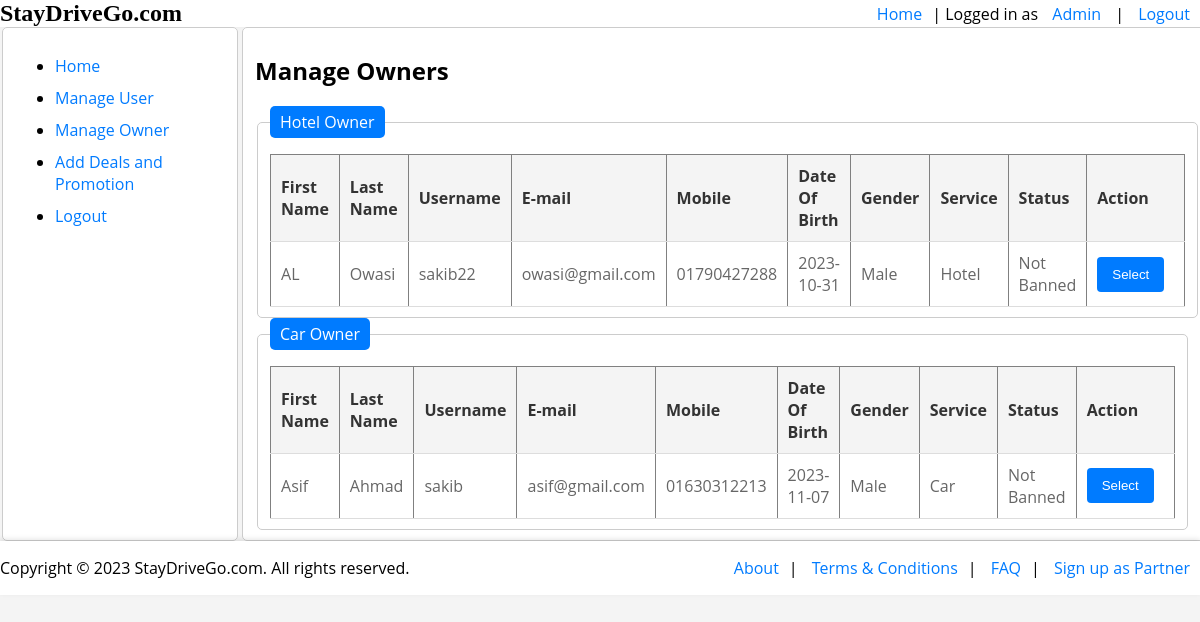
Screenshot of /view/manageowner.php (signed in) with the database file from the repository.
### tables this page shows
CREATE TABLE `registeruser` (
  `firstname` varchar(20) NOT NULL,
  `lastname` varchar(20) NOT NULL,
  `username` varchar(20) NOT NULL,
  `email` varchar(50) NOT NULL,
  `mobile` varchar(11) NOT NULL,
  `dob` date NOT NULL,
  `gender` varchar(10) NOT NULL,
  `password` varchar(50) NOT NULL,
  `usertype` varchar(10) NOT NULL DEFAULT 'User',
  `banstatus` int(1) NOT NULL DEFAULT 0
);

### Model/adminmodel.php (called while the page is built, shortened)
<?php
function gethotelOwnerInfo()
{
    $con = getConnection();
    $sql = "SELECT * FROM registeruser
    WHERE usertype = 'Hotel' ";
    $result = mysqli_query($con, $sql);
    $hotelowners = [];
    while ($row = mysqli_fetch_assoc($result)) {
        array_push($hotelowners, $row);
    }
    return $hotelowners;
}
function getcarOwnerInfo()
{
    $con = getConnection();
    $sql = "SELECT * FROM registeruser
    WHERE usertype = 'Car' ";
    $result = mysqli_query($con, $sql);
    $carowners = [];
    while ($row = mysqli_fetch_assoc($result)) {
        array_push($carowners, $row);
    }
    return $carowners;
}
?>

### View/manageowner.php (the view, shortened to what this page needs)
<?php
require_once('../Model/adminmodel.php');
$hotelownersinfo = gethotelOwnerInfo();
$carownersinfo = getcarOwnerInfo();
?>
<!DOCTYPE html>
<html lang="en">
<head>
    <link rel="stylesheet" type="text/css" href="../Asset/home.css">
</head>
<body>
    <?php include_once('header.php'); ?>
    <section style="display: flex;">
        <div style="width: 20%; display: flex; height: auto;">
            <?php include_once('menu.php') ?>
        </div>
        <div style="width: 80%;display: flex;height: auto;">
            <?php
            if (!empty($hotelownersinfo)) {
            ?>
                <fieldset style="width: 100%;">
                    <H1>Manage Owners</H1>
                    <fieldset style="width: 90%;">
                        <legend>Hotel Owner</legend>
                        <?php if (!empty($hotelownersinfo)) { ?>
                            <table border="1">
                                <tr>
                                    <th>
                                        First Name
                                    </th>
                                    <th>
                                        Last Name
                                    </th>
                                    <th>
                                        Username
                                    </th>
                                    <th>
                                        E-mail
                                    </th>
                                    <th>
                                        Mobile
                                    </th>
                                    <th>
                                        Date Of Birth
                                    </th>
                                    <th>
                                        Gender
                                    </th>
                                    <th>
                                        Service
                                    </th>
                                    <th>
                                        Status
                                    </th>
                                    <th>
                                        Action
                                    </th>
                                </tr>
                                <?php for ($i = 0; $i < count($hotelownersinfo); $i++) { ?>
                                    <tr>
                                        <td><?= $hotelownersinfo[$i]['firstname'] ?></td>
                                        <td><?= $hotelownersinfo[$i]['lastname'] ?></td>
                                        <td><?= $hotelownersinfo[$i]['username'] ?> <input type="hidden" id="uname" value="<?= $hotelownersinfo[$i]['username'] ?>"> </td>
                                        <td><?= $hotelownersinfo[$i]['email'] ?></td>
                                        <td><?= $hotelownersinfo[$i]['mobile'] ?></td>
                                        <td><?= $hotelownersinfo[$i]['dob'] ?></td>
                                        <td><?= $hotelownersinfo[$i]['gender'] ?></td>
                                        <td><?= $hotelownersinfo[$i]['usertype'] ?></td>
                                        <td> <?php
                                                if ($hotelownersinfo[$i]['banstatus'] == 0) {
                                                    echo "Not Banned";
                                                } else {
                                                    echo "Banned";
                                                }
                                                ?>
                                        <td>
                                            <a href="ownersinfo.php?uname=<?= $hotelownersinfo[$i]['username']  ?>"> <input type="button" value="Select"> </a>
                                        </td>
                                    </tr>
                                <?php } ?>
                            </table>
                    <?php } else {
                            echo 'No Hotel Owners';
                        }
                    } ?>
                    </fieldset>
                    <fieldset style="width: 90%">
                        <?php
                        if (!empty($carownersinfo)) {
                        ?>
                            <legend>Car Owner</legend>
                            <?php if (!empty($carownersinfo)) { ?>
                                <table border="1">
                                    <tr>
                                        <th>
                                            First Name
                                        </th>
                                        <th>
                                            Last Name
                                        </th>
                                        <th>
                                            Username
                                        </th>
                                        <th>
                                            E-mail
                                        </th>
                                        <th>
                                            Mobile
                                        </th>
                                        <th>
                                            Date Of Birth
                                        </th>
                                        <th>
                                            Gender
                                        </th>
                                        <th>
                                            Service
                                        </th>
                                        <th>
                                            Status
                                        </th>
                                        <th>
                                            Action
                                        </th>
                                    </tr>
                                    <?php for ($i = 0; $i < count($carownersinfo); $i++) { ?>
                                        <tr>
                                            <td><?= $carownersinfo[$i]['firstname'] ?></td>
                                            <td><?= $carownersinfo[$i]['lastname'] ?></td>
                                            <td><?= $carownersinfo[$i]['username'] ?></td>
                                            <td><?= $carownersinfo[$i]['email'] ?></td>
                                            <td><?= $carownersinfo[$i]['mobile'] ?></td>
                                            <td><?= $carownersinfo[$i]['dob'] ?></td>
                                            <td><?= $carownersinfo[$i]['gender'] ?></td>
                                            <td><?= $carownersinfo[$i]['usertype'] ?></td>
                                            <td> <?php
                                                    if ($carownersinfo[$i]['banstatus'] == 0) {
                                                        echo "Not Banned";
                                                    } else {
                                                        echo "Banned";
                                                    }
                                                    ?>
                                            </td>
                                            <td>
                                            <a href="ownersinfo.php?uname=<?= $carownersinfo[$i]['username']  ?>"> <input type="button" value="Select"> </a>
                                            </td>
                                        </tr>
                                    <?php } ?>
                                </table>
                        <?php } else {
                                echo 'No Car Owners';
                            }
                        } ?>
                    </fieldset>
                </fieldset>
        </div>
    </section>
    <?php include_once('footerpublic.php'); ?>
</body>
</html>

### Asset/home.css (style rules this page uses)
body { font-family: "Open Sans", sans-serif; margin: 0; padding: 0; background-color: #f4f4f4; }
section { display: fixed; }
fieldset { border: 1px solid #ccc; border-radius: 5px; width: 90%; background-color: white; }
legend { padding: 5px 10px; background-color: #007bff; color: white; border-radius: 5px; }
table { width: 100%; border-collapse: collapse; text-align: left; margin-top: 10px; }
th, td { padding: 10px; border-bottom: 1px solid #ddd; }
th { background-color: #f4f4f4; color: #333; }
td { color: #666; }
input[type="button"] { background-color: #007bff; color: white; padding: 10px 15px; border: none; border-radius: 4px; cursor: pointer; margin-right: 10px; }
a { color: #007bff; text-decoration: none; }

### View/header.php (style rules this page uses)
body { margin: 0; padding: 0; font-family: 'Open Sans', sans-serif; display: flex; flex-direction: column; min-height: 100vh; }

### View/footerpublic.php (style rules this page uses)
body { margin: 0; padding: 0; font-family: 'Open Sans', sans-serif; display: flex; flex-direction: column; min-height: 100vh; }

### rows the page displays
registeruser: firstname "AL", lastname "Owasi", username "sakib22", email "owasi@gmail.com", mobile "01790427288", dob "2023-10-31", gender "Male", usertype "Hotel", banstatus "Not Banned"
registeruser: firstname "Asif", lastname "Ahmad", username "sakib", email "asif@gmail.com", mobile "01630312213", dob "2023-11-07", gender "Male", usertype "Car", banstatus "Not Banned"

### other values shown
$_SESSION['firstname'] "Admin"
